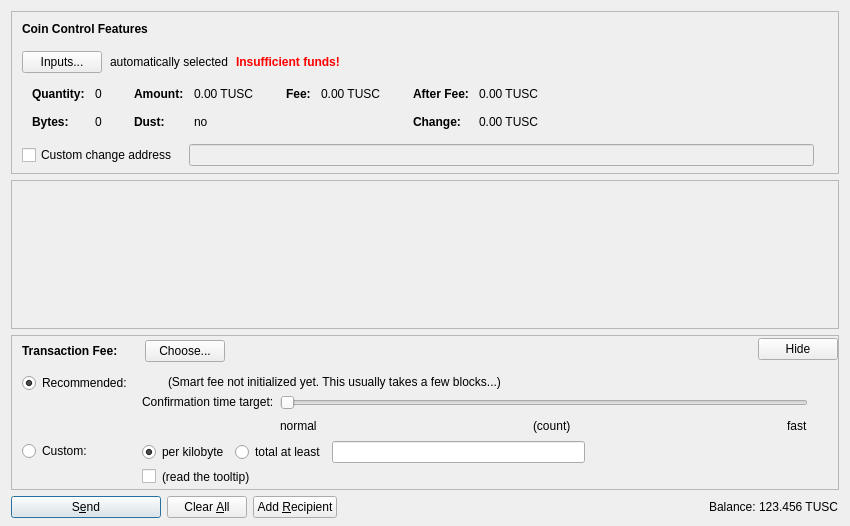
<?xml version="1.0" encoding="UTF-8"?>
<ui version="4.0">
 <class>SendCoinsDialog</class>
 <widget class="QDialog" name="SendCoinsDialog">
  <property name="geometry">
   <rect>
    <x>0</x>
    <y>0</y>
    <width>850</width>
    <height>526</height>
   </rect>
  </property>
  <property name="windowTitle">
   <string>Send Coins</string>
  </property>
  <layout class="QVBoxLayout" name="verticalLayout" stretch="0,1,0,0">
   <property name="bottomMargin">
    <number>8</number>
   </property>
   <item>
    <widget class="QFrame" name="frameCoinControl">
     <property name="sizePolicy">
      <sizepolicy hsizetype="Expanding" vsizetype="Expanding">
       <horstretch>0</horstretch>
       <verstretch>0</verstretch>
      </sizepolicy>
     </property>
     <property name="maximumSize">
      <size>
       <width>16777215</width>
       <height>16777215</height>
      </size>
     </property>
     <property name="frameShape">
      <enum>QFrame::StyledPanel</enum>
     </property>
     <property name="frameShadow">
      <enum>QFrame::Sunken</enum>
     </property>
     <layout class="QVBoxLayout" name="verticalLayoutCoinControl2">
      <property name="spacing">
       <number>0</number>
      </property>
      <property name="leftMargin">
       <number>0</number>
      </property>
      <property name="topMargin">
       <number>0</number>
      </property>
      <property name="rightMargin">
       <number>0</number>
      </property>
      <property name="bottomMargin">
       <number>6</number>
      </property>
      <item>
       <layout class="QVBoxLayout" name="verticalLayoutCoinControl" stretch="0,0,0,0,1">
        <property name="spacing">
         <number>0</number>
        </property>
        <property name="leftMargin">
         <number>10</number>
        </property>
        <property name="topMargin">
         <number>10</number>
        </property>
        <item>
         <layout class="QHBoxLayout" name="horizontalLayoutCoinControl1">
          <property name="bottomMargin">
           <number>15</number>
          </property>
          <item>
           <widget class="QLabel" name="labelCoinControlFeatures">
            <property name="sizePolicy">
             <sizepolicy hsizetype="Preferred" vsizetype="Maximum">
              <horstretch>0</horstretch>
              <verstretch>0</verstretch>
             </sizepolicy>
            </property>
            <property name="font">
             <font>
              <weight>75</weight>
              <bold>true</bold>
             </font>
            </property>
            <property name="styleSheet">
             <string notr="true">font-weight:bold;</string>
            </property>
            <property name="text">
             <string>Coin Control Features</string>
            </property>
           </widget>
          </item>
         </layout>
        </item>
        <item>
         <layout class="QHBoxLayout" name="horizontalLayoutCoinControl2" stretch="0,0,0,0">
          <property name="spacing">
           <number>8</number>
          </property>
          <property name="bottomMargin">
           <number>10</number>
          </property>
          <item>
           <widget class="QPushButton" name="pushButtonCoinControl">
            <property name="styleSheet">
             <string notr="true"/>
            </property>
            <property name="text">
             <string>Inputs...</string>
            </property>
            <property name="autoDefault">
             <bool>false</bool>
            </property>
           </widget>
          </item>
          <item>
           <widget class="QLabel" name="labelCoinControlAutomaticallySelected">
            <property name="text">
             <string>automatically selected</string>
            </property>
            <property name="margin">
             <number>5</number>
            </property>
           </widget>
          </item>
          <item>
           <widget class="QLabel" name="labelCoinControlInsuffFunds">
            <property name="font">
             <font>
              <weight>75</weight>
              <bold>true</bold>
             </font>
            </property>
            <property name="styleSheet">
             <string notr="true">color:red;font-weight:bold;</string>
            </property>
            <property name="text">
             <string>Insufficient funds!</string>
            </property>
            <property name="margin">
             <number>5</number>
            </property>
           </widget>
          </item>
          <item>
           <spacer name="horizontalSpacerCoinControl">
            <property name="orientation">
             <enum>Qt::Horizontal</enum>
            </property>
            <property name="sizeHint" stdset="0">
             <size>
              <width>40</width>
              <height>1</height>
             </size>
            </property>
           </spacer>
          </item>
         </layout>
        </item>
        <item>
         <widget class="QWidget" name="widgetCoinControl" native="true">
          <property name="sizePolicy">
           <sizepolicy hsizetype="Preferred" vsizetype="Preferred">
            <horstretch>0</horstretch>
            <verstretch>0</verstretch>
           </sizepolicy>
          </property>
          <property name="minimumSize">
           <size>
            <width>0</width>
            <height>0</height>
           </size>
          </property>
          <property name="styleSheet">
           <string notr="true"/>
          </property>
          <layout class="QHBoxLayout" name="horizontalLayoutCoinControl5">
           <property name="leftMargin">
            <number>0</number>
           </property>
           <property name="topMargin">
            <number>0</number>
           </property>
           <property name="rightMargin">
            <number>0</number>
           </property>
           <property name="bottomMargin">
            <number>0</number>
           </property>
           <item>
            <layout class="QHBoxLayout" name="horizontalLayoutCoinControl3" stretch="0,0,0,1">
             <property name="spacing">
              <number>20</number>
             </property>
             <property name="topMargin">
              <number>0</number>
             </property>
             <property name="bottomMargin">
              <number>10</number>
             </property>
             <item>
              <layout class="QFormLayout" name="formLayoutCoinControl1">
               <property name="horizontalSpacing">
                <number>10</number>
               </property>
               <property name="verticalSpacing">
                <number>14</number>
               </property>
               <property name="leftMargin">
                <number>10</number>
               </property>
               <property name="topMargin">
                <number>4</number>
               </property>
               <property name="rightMargin">
                <number>6</number>
               </property>
               <item row="0" column="0">
                <widget class="QLabel" name="labelCoinControlQuantityText">
                 <property name="font">
                  <font>
                   <weight>75</weight>
                   <bold>true</bold>
                  </font>
                 </property>
                 <property name="text">
                  <string>Quantity:</string>
                 </property>
                 <property name="margin">
                  <number>0</number>
                 </property>
                </widget>
               </item>
               <item row="0" column="1">
                <widget class="QLabel" name="labelCoinControlQuantity">
                 <property name="cursor">
                  <cursorShape>IBeamCursor</cursorShape>
                 </property>
                 <property name="contextMenuPolicy">
                  <enum>Qt::ActionsContextMenu</enum>
                 </property>
                 <property name="text">
                  <string notr="true">0</string>
                 </property>
                 <property name="margin">
                  <number>0</number>
                 </property>
                 <property name="textInteractionFlags">
                  <set>Qt::LinksAccessibleByMouse|Qt::TextSelectableByKeyboard|Qt::TextSelectableByMouse</set>
                 </property>
                </widget>
               </item>
               <item row="1" column="0">
                <widget class="QLabel" name="labelCoinControlBytesText">
                 <property name="font">
                  <font>
                   <weight>75</weight>
                   <bold>true</bold>
                  </font>
                 </property>
                 <property name="text">
                  <string>Bytes:</string>
                 </property>
                </widget>
               </item>
               <item row="1" column="1">
                <widget class="QLabel" name="labelCoinControlBytes">
                 <property name="cursor">
                  <cursorShape>IBeamCursor</cursorShape>
                 </property>
                 <property name="contextMenuPolicy">
                  <enum>Qt::ActionsContextMenu</enum>
                 </property>
                 <property name="text">
                  <string notr="true">0</string>
                 </property>
                 <property name="textInteractionFlags">
                  <set>Qt::LinksAccessibleByMouse|Qt::TextSelectableByKeyboard|Qt::TextSelectableByMouse</set>
                 </property>
                </widget>
               </item>
              </layout>
             </item>
             <item>
              <layout class="QFormLayout" name="formLayoutCoinControl2">
               <property name="horizontalSpacing">
                <number>10</number>
               </property>
               <property name="verticalSpacing">
                <number>14</number>
               </property>
               <property name="leftMargin">
                <number>6</number>
               </property>
               <property name="topMargin">
                <number>4</number>
               </property>
               <property name="rightMargin">
                <number>6</number>
               </property>
               <item row="0" column="0">
                <widget class="QLabel" name="labelCoinControlAmountText">
                 <property name="font">
                  <font>
                   <weight>75</weight>
                   <bold>true</bold>
                  </font>
                 </property>
                 <property name="text">
                  <string>Amount:</string>
                 </property>
                 <property name="margin">
                  <number>0</number>
                 </property>
                </widget>
               </item>
               <item row="0" column="1">
                <widget class="QLabel" name="labelCoinControlAmount">
                 <property name="cursor">
                  <cursorShape>IBeamCursor</cursorShape>
                 </property>
                 <property name="contextMenuPolicy">
                  <enum>Qt::ActionsContextMenu</enum>
                 </property>
                 <property name="text">
                  <string notr="true">0.00 TUSC</string>
                 </property>
                 <property name="textInteractionFlags">
                  <set>Qt::LinksAccessibleByMouse|Qt::TextSelectableByKeyboard|Qt::TextSelectableByMouse</set>
                 </property>
                </widget>
               </item>
               <item row="1" column="0">
                <widget class="QLabel" name="labelCoinControlLowOutputText">
                 <property name="font">
                  <font>
                   <weight>75</weight>
                   <bold>true</bold>
                  </font>
                 </property>
                 <property name="text">
                  <string>Dust:</string>
                 </property>
                </widget>
               </item>
               <item row="1" column="1">
                <widget class="QLabel" name="labelCoinControlLowOutput">
                 <property name="cursor">
                  <cursorShape>IBeamCursor</cursorShape>
                 </property>
                 <property name="contextMenuPolicy">
                  <enum>Qt::ActionsContextMenu</enum>
                 </property>
                 <property name="text">
                  <string notr="true">no</string>
                 </property>
                 <property name="textInteractionFlags">
                  <set>Qt::LinksAccessibleByMouse|Qt::TextSelectableByKeyboard|Qt::TextSelectableByMouse</set>
                 </property>
                </widget>
               </item>
              </layout>
             </item>
             <item>
              <layout class="QFormLayout" name="formLayoutCoinControl3">
               <property name="horizontalSpacing">
                <number>10</number>
               </property>
               <property name="verticalSpacing">
                <number>14</number>
               </property>
               <property name="leftMargin">
                <number>6</number>
               </property>
               <property name="topMargin">
                <number>4</number>
               </property>
               <property name="rightMargin">
                <number>6</number>
               </property>
               <item row="0" column="0">
                <widget class="QLabel" name="labelCoinControlFeeText">
                 <property name="font">
                  <font>
                   <weight>75</weight>
                   <bold>true</bold>
                  </font>
                 </property>
                 <property name="text">
                  <string>Fee:</string>
                 </property>
                 <property name="margin">
                  <number>0</number>
                 </property>
                </widget>
               </item>
               <item row="0" column="1">
                <widget class="QLabel" name="labelCoinControlFee">
                 <property name="cursor">
                  <cursorShape>IBeamCursor</cursorShape>
                 </property>
                 <property name="contextMenuPolicy">
                  <enum>Qt::ActionsContextMenu</enum>
                 </property>
                 <property name="text">
                  <string notr="true">0.00 TUSC</string>
                 </property>
                 <property name="textInteractionFlags">
                  <set>Qt::LinksAccessibleByMouse|Qt::TextSelectableByKeyboard|Qt::TextSelectableByMouse</set>
                 </property>
                </widget>
               </item>
              </layout>
             </item>
             <item>
              <layout class="QFormLayout" name="formLayoutCoinControl4">
               <property name="horizontalSpacing">
                <number>10</number>
               </property>
               <property name="verticalSpacing">
                <number>14</number>
               </property>
               <property name="leftMargin">
                <number>6</number>
               </property>
               <property name="topMargin">
                <number>4</number>
               </property>
               <property name="rightMargin">
                <number>6</number>
               </property>
               <item row="0" column="0">
                <widget class="QLabel" name="labelCoinControlAfterFeeText">
                 <property name="font">
                  <font>
                   <weight>75</weight>
                   <bold>true</bold>
                  </font>
                 </property>
                 <property name="text">
                  <string>After Fee:</string>
                 </property>
                 <property name="margin">
                  <number>0</number>
                 </property>
                </widget>
               </item>
               <item row="0" column="1">
                <widget class="QLabel" name="labelCoinControlAfterFee">
                 <property name="cursor">
                  <cursorShape>IBeamCursor</cursorShape>
                 </property>
                 <property name="contextMenuPolicy">
                  <enum>Qt::ActionsContextMenu</enum>
                 </property>
                 <property name="text">
                  <string notr="true">0.00 TUSC</string>
                 </property>
                 <property name="textInteractionFlags">
                  <set>Qt::LinksAccessibleByMouse|Qt::TextSelectableByKeyboard|Qt::TextSelectableByMouse</set>
                 </property>
                </widget>
               </item>
               <item row="1" column="0">
                <widget class="QLabel" name="labelCoinControlChangeText">
                 <property name="font">
                  <font>
                   <weight>75</weight>
                   <bold>true</bold>
                  </font>
                 </property>
                 <property name="text">
                  <string>Change:</string>
                 </property>
                </widget>
               </item>
               <item row="1" column="1">
                <widget class="QLabel" name="labelCoinControlChange">
                 <property name="cursor">
                  <cursorShape>IBeamCursor</cursorShape>
                 </property>
                 <property name="contextMenuPolicy">
                  <enum>Qt::ActionsContextMenu</enum>
                 </property>
                 <property name="text">
                  <string notr="true">0.00 TUSC</string>
                 </property>
                 <property name="textInteractionFlags">
                  <set>Qt::LinksAccessibleByMouse|Qt::TextSelectableByKeyboard|Qt::TextSelectableByMouse</set>
                 </property>
                </widget>
               </item>
              </layout>
             </item>
            </layout>
           </item>
          </layout>
         </widget>
        </item>
        <item>
         <layout class="QHBoxLayout" name="horizontalLayoutCoinControl4" stretch="0,0,0">
          <property name="spacing">
           <number>12</number>
          </property>
          <property name="sizeConstraint">
           <enum>QLayout::SetDefaultConstraint</enum>
          </property>
          <property name="topMargin">
           <number>5</number>
          </property>
          <property name="rightMargin">
           <number>5</number>
          </property>
          <item>
           <widget class="QCheckBox" name="checkBoxCoinControlChange">
            <property name="toolTip">
             <string>If this is activated, but the change address is empty or invalid, change will be sent to a newly generated address.</string>
            </property>
            <property name="text">
             <string>Custom change address</string>
            </property>
           </widget>
          </item>
          <item>
           <widget class="QValidatedLineEdit" name="lineEditCoinControlChange">
            <property name="enabled">
             <bool>false</bool>
            </property>
            <property name="sizePolicy">
             <sizepolicy hsizetype="Expanding" vsizetype="Fixed">
              <horstretch>0</horstretch>
              <verstretch>0</verstretch>
             </sizepolicy>
            </property>
           </widget>
          </item>
          <item>
           <widget class="QLabel" name="labelCoinControlChangeLabel">
            <property name="sizePolicy">
             <sizepolicy hsizetype="Preferred" vsizetype="Expanding">
              <horstretch>0</horstretch>
              <verstretch>0</verstretch>
             </sizepolicy>
            </property>
            <property name="minimumSize">
             <size>
              <width>0</width>
              <height>0</height>
             </size>
            </property>
            <property name="text">
             <string/>
            </property>
            <property name="margin">
             <number>3</number>
            </property>
           </widget>
          </item>
         </layout>
        </item>
        <item>
         <spacer name="verticalSpacerCoinControl">
          <property name="orientation">
           <enum>Qt::Vertical</enum>
          </property>
          <property name="sizeHint" stdset="0">
           <size>
            <width>800</width>
            <height>1</height>
           </size>
          </property>
         </spacer>
        </item>
       </layout>
      </item>
     </layout>
    </widget>
   </item>
   <item>
    <widget class="QScrollArea" name="scrollArea">
     <property name="widgetResizable">
      <bool>true</bool>
     </property>
     <widget class="QWidget" name="scrollAreaWidgetContents">
      <property name="geometry">
       <rect>
        <x>0</x>
        <y>0</y>
        <width>830</width>
        <height>104</height>
       </rect>
      </property>
      <layout class="QVBoxLayout" name="verticalLayout_2" stretch="0,1">
       <property name="leftMargin">
        <number>0</number>
       </property>
       <property name="topMargin">
        <number>0</number>
       </property>
       <property name="rightMargin">
        <number>0</number>
       </property>
       <property name="bottomMargin">
        <number>0</number>
       </property>
       <item>
        <layout class="QVBoxLayout" name="entries">
         <property name="spacing">
          <number>6</number>
         </property>
        </layout>
       </item>
       <item>
        <spacer name="verticalSpacer">
         <property name="orientation">
          <enum>Qt::Vertical</enum>
         </property>
         <property name="sizeHint" stdset="0">
          <size>
           <width>20</width>
           <height>40</height>
          </size>
         </property>
        </spacer>
       </item>
      </layout>
     </widget>
    </widget>
   </item>
   <item>
    <widget class="QFrame" name="frameFee">
     <property name="sizePolicy">
      <sizepolicy hsizetype="Expanding" vsizetype="Expanding">
       <horstretch>0</horstretch>
       <verstretch>0</verstretch>
      </sizepolicy>
     </property>
     <property name="maximumSize">
      <size>
       <width>16777215</width>
       <height>16777215</height>
      </size>
     </property>
     <property name="frameShape">
      <enum>QFrame::StyledPanel</enum>
     </property>
     <property name="frameShadow">
      <enum>QFrame::Sunken</enum>
     </property>
     <layout class="QVBoxLayout" name="verticalLayoutFee1">
      <property name="spacing">
       <number>0</number>
      </property>
      <property name="leftMargin">
       <number>0</number>
      </property>
      <property name="topMargin">
       <number>0</number>
      </property>
      <property name="rightMargin">
       <number>0</number>
      </property>
      <property name="bottomMargin">
       <number>0</number>
      </property>
      <item>
       <layout class="QVBoxLayout" name="verticalLayoutFee2" stretch="0,0,0">
        <property name="spacing">
         <number>0</number>
        </property>
        <property name="leftMargin">
         <number>10</number>
        </property>
        <property name="topMargin">
         <number>0</number>
        </property>
        <item>
         <layout class="QHBoxLayout" name="horizontalLayoutFee1">
          <property name="bottomMargin">
           <number>0</number>
          </property>
          <item>
           <layout class="QVBoxLayout" name="verticalLayoutFee7">
            <property name="spacing">
             <number>0</number>
            </property>
            <item>
             <spacer name="verticalSpacerSmartFee">
              <property name="orientation">
               <enum>Qt::Vertical</enum>
              </property>
              <property name="sizeType">
               <enum>QSizePolicy::Fixed</enum>
              </property>
              <property name="sizeHint" stdset="0">
               <size>
                <width>1</width>
                <height>4</height>
               </size>
              </property>
             </spacer>
            </item>
            <item>
             <layout class="QHBoxLayout" name="horizontalLayoutSmartFee">
              <property name="spacing">
               <number>10</number>
              </property>
              <item>
               <widget class="QLabel" name="labelFeeHeadline">
                <property name="sizePolicy">
                 <sizepolicy hsizetype="Preferred" vsizetype="Maximum">
                  <horstretch>0</horstretch>
                  <verstretch>0</verstretch>
                 </sizepolicy>
                </property>
                <property name="font">
                 <font>
                  <weight>75</weight>
                  <bold>true</bold>
                 </font>
                </property>
                <property name="styleSheet">
                 <string notr="true">font-weight:bold;</string>
                </property>
                <property name="text">
                 <string>Transaction Fee:</string>
                </property>
               </widget>
              </item>
              <item>
               <widget class="QLabel" name="labelFeeMinimized">
                <property name="text">
                 <string/>
                </property>
               </widget>
              </item>
              <item>
               <widget class="QPushButton" name="buttonChooseFee">
                <property name="text">
                 <string>Choose...</string>
                </property>
               </widget>
              </item>
             </layout>
            </item>
            <item>
             <spacer name="verticalSpacer_5">
              <property name="orientation">
               <enum>Qt::Vertical</enum>
              </property>
              <property name="sizeHint" stdset="0">
               <size>
                <width>1</width>
                <height>1</height>
               </size>
              </property>
             </spacer>
            </item>
           </layout>
          </item>
          <item>
           <spacer name="horizontalSpacer_4">
            <property name="orientation">
             <enum>Qt::Horizontal</enum>
            </property>
            <property name="sizeHint" stdset="0">
             <size>
              <width>40</width>
              <height>20</height>
             </size>
            </property>
           </spacer>
          </item>
          <item>
           <widget class="QPushButton" name="buttonMinimizeFee">
            <property name="toolTip">
             <string>collapse fee-settings</string>
            </property>
            <property name="text">
             <string>Hide</string>
            </property>
           </widget>
          </item>
         </layout>
        </item>
        <item>
         <widget class="QFrame" name="frameFeeSelection">
          <layout class="QVBoxLayout" name="verticalLayoutFee12">
           <property name="spacing">
            <number>0</number>
           </property>
           <property name="leftMargin">
            <number>0</number>
           </property>
           <property name="topMargin">
            <number>0</number>
           </property>
           <property name="rightMargin">
            <number>0</number>
           </property>
           <property name="bottomMargin">
            <number>0</number>
           </property>
           <item>
            <layout class="QGridLayout" name="gridLayoutFee">
             <property name="topMargin">
              <number>10</number>
             </property>
             <property name="bottomMargin">
              <number>4</number>
             </property>
             <property name="horizontalSpacing">
              <number>10</number>
             </property>
             <property name="verticalSpacing">
              <number>4</number>
             </property>
             <item row="1" column="1">
              <layout class="QVBoxLayout" name="verticalLayoutFee8">
               <property name="spacing">
                <number>6</number>
               </property>
               <item>
                <layout class="QHBoxLayout" name="horizontalLayoutFee13">
                 <item>
                  <widget class="QRadioButton" name="radioCustomPerKilobyte">
                   <property name="toolTip">
                    <string>If the custom fee is set to 1000 satoshis and the transaction is only 250 bytes, then &quot;per kilobyte&quot; only pays 250 satoshis in fee, while &quot;total at least&quot; pays 1000 satoshis. For transactions bigger than a kilobyte both pay by kilobyte.</string>
                   </property>
                   <property name="text">
                    <string>per kilobyte</string>
                   </property>
                   <property name="checked">
                    <bool>true</bool>
                   </property>
                   <attribute name="buttonGroup">
                    <string notr="true">groupCustomFee</string>
                   </attribute>
                  </widget>
                 </item>
                 <item>
                  <widget class="QRadioButton" name="radioCustomAtLeast">
                   <property name="toolTip">
                    <string>If the custom fee is set to 1000 satoshis and the transaction is only 250 bytes, then &quot;per kilobyte&quot; only pays 250 satoshis in fee, while &quot;total at least&quot; pays 1000 satoshis. For transactions bigger than a kilobyte both pay by kilobyte.</string>
                   </property>
                   <property name="text">
                    <string>total at least</string>
                   </property>
                   <attribute name="buttonGroup">
                    <string notr="true">groupCustomFee</string>
                   </attribute>
                  </widget>
                 </item>
                 <item>
                  <widget class="BitcoinAmountField" name="customFee"/>
                 </item>
                 <item>
                  <spacer name="horizontalSpacer_6">
                   <property name="orientation">
                    <enum>Qt::Horizontal</enum>
                   </property>
                   <property name="sizeHint" stdset="0">
                    <size>
                     <width>1</width>
                     <height>1</height>
                    </size>
                   </property>
                  </spacer>
                 </item>
                </layout>
               </item>
               <item>
                <layout class="QHBoxLayout" name="horizontalLayoutFee8">
                 <item>
                  <widget class="QCheckBox" name="checkBoxMinimumFee">
                   <property name="toolTip">
                    <string>Paying only the minimum fee is just fine as long as there is less transaction volume than space in the blocks. But be aware that this can end up in a never confirming transaction once there is more demand for tremendouscoin transactions than the network can process.</string>
                   </property>
                   <property name="text">
                    <string/>
                   </property>
                  </widget>
                 </item>
                 <item>
                  <widget class="QLabel" name="labelMinFeeWarning">
                   <property name="enabled">
                    <bool>true</bool>
                   </property>
                   <property name="toolTip">
                    <string>Paying only the minimum fee is just fine as long as there is less transaction volume than space in the blocks. But be aware that this can end up in a never confirming transaction once there is more demand for tremendouscoin transactions than the network can process.</string>
                   </property>
                   <property name="text">
                    <string>(read the tooltip)</string>
                   </property>
                   <property name="margin">
                    <number>5</number>
                   </property>
                  </widget>
                 </item>
                 <item>
                  <spacer name="horizontalSpacer_2">
                   <property name="orientation">
                    <enum>Qt::Horizontal</enum>
                   </property>
                   <property name="sizeHint" stdset="0">
                    <size>
                     <width>1</width>
                     <height>1</height>
                    </size>
                   </property>
                  </spacer>
                 </item>
                </layout>
               </item>
              </layout>
             </item>
             <item row="0" column="0">
              <layout class="QVBoxLayout" name="verticalLayoutFee4" stretch="0,1">
               <item>
                <widget class="QRadioButton" name="radioSmartFee">
                 <property name="text">
                  <string>Recommended:</string>
                 </property>
                 <property name="checked">
                  <bool>true</bool>
                 </property>
                 <attribute name="buttonGroup">
                  <string notr="true">groupFee</string>
                 </attribute>
                </widget>
               </item>
               <item>
                <spacer name="verticalSpacer_2">
                 <property name="orientation">
                  <enum>Qt::Vertical</enum>
                 </property>
                 <property name="sizeHint" stdset="0">
                  <size>
                   <width>1</width>
                   <height>1</height>
                  </size>
                 </property>
                </spacer>
               </item>
              </layout>
             </item>
             <item row="1" column="0">
              <layout class="QVBoxLayout" name="verticalLayoutFee9" stretch="0,1">
               <item>
                <widget class="QRadioButton" name="radioCustomFee">
                 <property name="text">
                  <string>Custom:</string>
                 </property>
                 <attribute name="buttonGroup">
                  <string notr="true">groupFee</string>
                 </attribute>
                </widget>
               </item>
               <item>
                <spacer name="verticalSpacer_6">
                 <property name="orientation">
                  <enum>Qt::Vertical</enum>
                 </property>
                 <property name="sizeHint" stdset="0">
                  <size>
                   <width>1</width>
                   <height>1</height>
                  </size>
                 </property>
                </spacer>
               </item>
              </layout>
             </item>
             <item row="0" column="1">
              <layout class="QVBoxLayout" name="verticalLayoutFee3" stretch="0,0,1">
               <property name="spacing">
                <number>6</number>
               </property>
               <property name="topMargin">
                <number>2</number>
               </property>
               <item>
                <layout class="QHBoxLayout" name="horizontalLayoutFee12">
                 <item>
                  <widget class="QLabel" name="labelSmartFee">
                   <property name="text">
                    <string/>
                   </property>
                   <property name="margin">
                    <number>2</number>
                   </property>
                  </widget>
                 </item>
                 <item>
                  <widget class="QLabel" name="labelFeeEstimation">
                   <property name="text">
                    <string/>
                   </property>
                  </widget>
                 </item>
                 <item>
                  <widget class="QLabel" name="labelSmartFee2">
                   <property name="text">
                    <string>(Smart fee not initialized yet. This usually takes a few blocks...)</string>
                   </property>
                   <property name="margin">
                    <number>2</number>
                   </property>
                  </widget>
                 </item>
                 <item>
                  <spacer name="horizontalSpacer_5">
                   <property name="orientation">
                    <enum>Qt::Horizontal</enum>
                   </property>
                   <property name="sizeHint" stdset="0">
                    <size>
                     <width>1</width>
                     <height>1</height>
                    </size>
                   </property>
                  </spacer>
                 </item>
                </layout>
               </item>
               <item>
                <layout class="QHBoxLayout" name="horizontalLayoutFee9">
                 <item>
                  <layout class="QVBoxLayout" name="verticalLayoutFee6">
                   <item>
                    <widget class="QLabel" name="labelSmartFee3">
                     <property name="text">
                      <string>Confirmation time target:</string>
                     </property>
                     <property name="margin">
                      <number>2</number>
                     </property>
                    </widget>
                   </item>
                   <item>
                    <spacer name="verticalSpacer_3">
                     <property name="orientation">
                      <enum>Qt::Vertical</enum>
                     </property>
                     <property name="sizeHint" stdset="0">
                      <size>
                       <width>1</width>
                       <height>1</height>
                      </size>
                     </property>
                    </spacer>
                   </item>
                  </layout>
                 </item>
                 <item>
                  <layout class="QVBoxLayout" name="verticalLayoutFee5">
                   <property name="rightMargin">
                    <number>30</number>
                   </property>
                   <item>
                    <widget class="QSlider" name="sliderSmartFee">
                     <property name="minimum">
                      <number>0</number>
                     </property>
                     <property name="maximum">
                      <number>23</number>
                     </property>
                     <property name="pageStep">
                      <number>1</number>
                     </property>
                     <property name="value">
                      <number>0</number>
                     </property>
                     <property name="orientation">
                      <enum>Qt::Horizontal</enum>
                     </property>
                     <property name="invertedAppearance">
                      <bool>false</bool>
                     </property>
                     <property name="invertedControls">
                      <bool>false</bool>
                     </property>
                     <property name="tickPosition">
                      <enum>QSlider::NoTicks</enum>
                     </property>
                    </widget>
                   </item>
                   <item>
                    <layout class="QHBoxLayout" name="horizontalLayoutFee10">
                     <item>
                      <widget class="QLabel" name="labelSmartFeeNormal">
                       <property name="text">
                        <string>normal</string>
                       </property>
                      </widget>
                     </item>
                     <item>
                      <spacer name="horizontalSpacer_7">
                       <property name="orientation">
                        <enum>Qt::Horizontal</enum>
                       </property>
                       <property name="sizeHint" stdset="0">
                        <size>
                         <width>40</width>
                         <height>20</height>
                        </size>
                       </property>
                      </spacer>
                     </item>
                     <item>
                      <widget class="QLabel" name="confirmationTargetLabel">
                       <property name="text">
                        <string notr="true">(count)</string>
                       </property>
                      </widget>
                     </item>
                     <item>
                      <spacer name="horizontalSpacer_3">
                       <property name="orientation">
                        <enum>Qt::Horizontal</enum>
                       </property>
                       <property name="sizeHint" stdset="0">
                        <size>
                         <width>40</width>
                         <height>20</height>
                        </size>
                       </property>
                      </spacer>
                     </item>
                     <item>
                      <widget class="QLabel" name="labelSmartFeeFast">
                       <property name="text">
                        <string>fast</string>
                       </property>
                      </widget>
                     </item>
                    </layout>
                   </item>
                  </layout>
                 </item>
                </layout>
               </item>
               <item>
                <spacer name="verticalSpacer_4">
                 <property name="orientation">
                  <enum>Qt::Vertical</enum>
                 </property>
                 <property name="sizeHint" stdset="0">
                  <size>
                   <width>1</width>
                   <height>1</height>
                  </size>
                 </property>
                </spacer>
               </item>
              </layout>
             </item>
            </layout>
           </item>
          </layout>
         </widget>
        </item>
        <item>
         <spacer name="verticalSpacerFee">
          <property name="orientation">
           <enum>Qt::Vertical</enum>
          </property>
          <property name="sizeHint" stdset="0">
           <size>
            <width>800</width>
            <height>1</height>
           </size>
          </property>
         </spacer>
        </item>
       </layout>
      </item>
     </layout>
    </widget>
   </item>
   <item>
    <layout class="QHBoxLayout" name="horizontalLayout">
     <item>
      <widget class="QPushButton" name="sendButton">
       <property name="minimumSize">
        <size>
         <width>150</width>
         <height>0</height>
        </size>
       </property>
       <property name="toolTip">
        <string>Confirm the send action</string>
       </property>
       <property name="text">
        <string>S&amp;end</string>
       </property>
       <property name="icon">
        <iconset resource="../bitcoin.qrc">
         <normaloff>:/icons/send</normaloff>:/icons/send</iconset>
       </property>
       <property name="autoDefault">
        <bool>false</bool>
       </property>
       <property name="default">
        <bool>true</bool>
       </property>
      </widget>
     </item>
     <item>
      <widget class="QPushButton" name="clearButton">
       <property name="sizePolicy">
        <sizepolicy hsizetype="Minimum" vsizetype="Fixed">
         <horstretch>0</horstretch>
         <verstretch>0</verstretch>
        </sizepolicy>
       </property>
       <property name="toolTip">
        <string>Clear all fields of the form.</string>
       </property>
       <property name="text">
        <string>Clear &amp;All</string>
       </property>
       <property name="icon">
        <iconset resource="../bitcoin.qrc">
         <normaloff>:/icons/remove</normaloff>:/icons/remove</iconset>
       </property>
       <property name="autoDefault">
        <bool>false</bool>
       </property>
      </widget>
     </item>
     <item>
      <widget class="QPushButton" name="addButton">
       <property name="toolTip">
        <string>Send to multiple recipients at once</string>
       </property>
       <property name="text">
        <string>Add &amp;Recipient</string>
       </property>
       <property name="icon">
        <iconset resource="../bitcoin.qrc">
         <normaloff>:/icons/add</normaloff>:/icons/add</iconset>
       </property>
       <property name="autoDefault">
        <bool>false</bool>
       </property>
      </widget>
     </item>
     <item>
      <spacer name="horizontalSpacer">
       <property name="orientation">
        <enum>Qt::Horizontal</enum>
       </property>
       <property name="sizeHint" stdset="0">
        <size>
         <width>40</width>
         <height>20</height>
        </size>
       </property>
      </spacer>
     </item>
     <item>
      <layout class="QHBoxLayout" name="horizontalLayout_2">
       <property name="spacing">
        <number>3</number>
       </property>
       <item>
        <widget class="QLabel" name="label">
         <property name="sizePolicy">
          <sizepolicy hsizetype="Preferred" vsizetype="Fixed">
           <horstretch>0</horstretch>
           <verstretch>0</verstretch>
          </sizepolicy>
         </property>
         <property name="text">
          <string>Balance:</string>
         </property>
        </widget>
       </item>
       <item>
        <widget class="QLabel" name="labelBalance">
         <property name="sizePolicy">
          <sizepolicy hsizetype="Preferred" vsizetype="Fixed">
           <horstretch>0</horstretch>
           <verstretch>0</verstretch>
          </sizepolicy>
         </property>
         <property name="cursor">
          <cursorShape>IBeamCursor</cursorShape>
         </property>
         <property name="text">
          <string notr="true">123.456 TUSC</string>
         </property>
         <property name="textInteractionFlags">
          <set>Qt::LinksAccessibleByMouse|Qt::TextSelectableByKeyboard|Qt::TextSelectableByMouse</set>
         </property>
        </widget>
       </item>
      </layout>
     </item>
    </layout>
   </item>
  </layout>
 </widget>
 <customwidgets>
  <customwidget>
   <class>QValidatedLineEdit</class>
   <extends>QLineEdit</extends>
   <header>qvalidatedlineedit.h</header>
  </customwidget>
  <customwidget>
   <class>BitcoinAmountField</class>
   <extends>QLineEdit</extends>
   <header>bitcoinamountfield.h</header>
   <container>1</container>
  </customwidget>
 </customwidgets>
 <resources>
  <include location="../bitcoin.qrc"/>
 </resources>
 <connections/>
 <buttongroups>
  <buttongroup name="groupFee"/>
  <buttongroup name="groupCustomFee"/>
 </buttongroups>
</ui>
